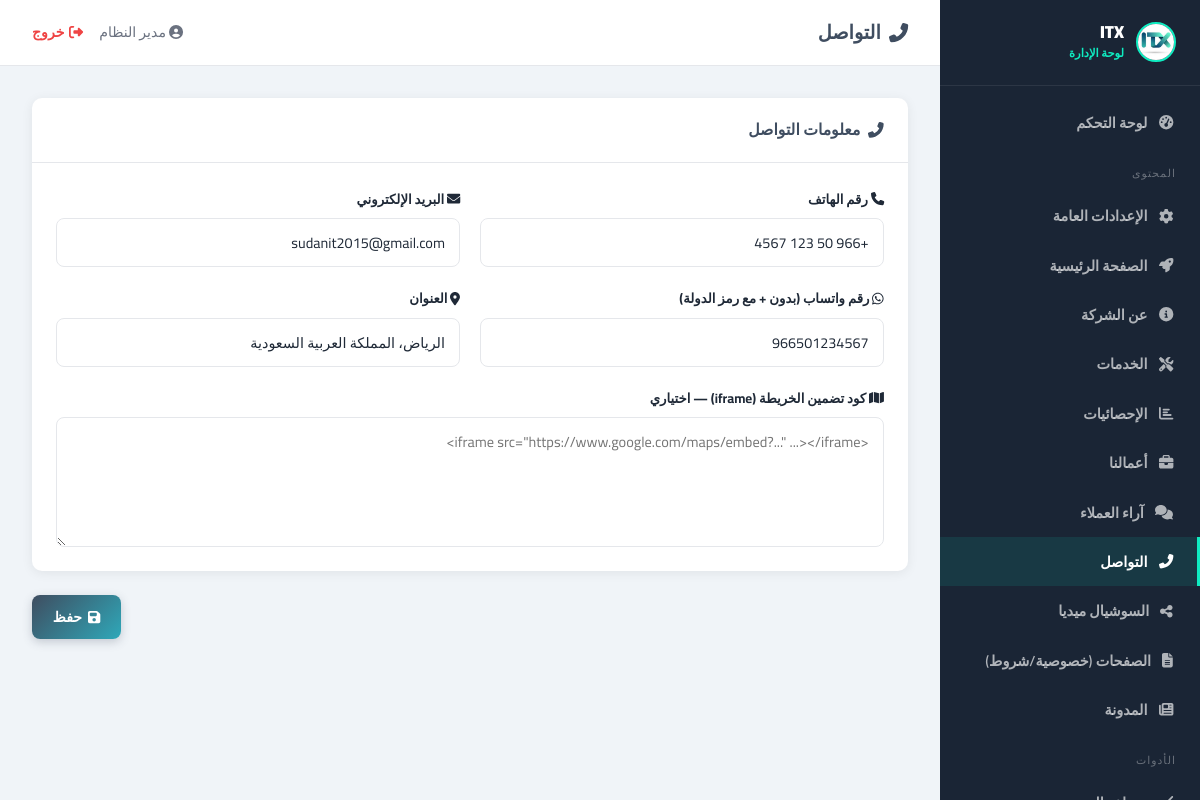
The app's page /admin/index.php?page=contact (signed in) with its own data.
### tables this page shows
CREATE TABLE IF NOT EXISTS `contact_info` (
  `id` int NOT NULL DEFAULT '1',
  `phone` varchar(60) DEFAULT NULL,
  `email` varchar(160) DEFAULT NULL,
  `address` varchar(350) DEFAULT NULL,
  `whatsapp` varchar(60) DEFAULT NULL,
  `map_embed` text,
  `updated_at` timestamp NULL DEFAULT CURRENT_TIMESTAMP ON UPDATE CURRENT_TIMESTAMP,
  PRIMARY KEY (`id`)
);

### admin/index.php (called while the page is built, shortened)
<?php
require_once __DIR__ . '/includes/auth.php';
require_once __DIR__ . '/includes/layout.php';
$page = $_GET['page'] ?? 'dashboard';
require_once __DIR__ . "/pages/{$page}.php";

### config/db.php (called while the page is built, shortened)
<?php
function getDB(): PDO
{
    static $pdo = null;
    if ($pdo === null) {
        $dsn = sprintf(
            'mysql:host=%s;dbname=%s;charset=%s',
            DB_HOST, DB_NAME, DB_CHARSET
        );
        $pdo = new PDO($dsn, DB_USER, DB_PASS, [
            PDO::ATTR_ERRMODE            => PDO::ERRMODE_EXCEPTION,
            PDO::ATTR_DEFAULT_FETCH_MODE => PDO::FETCH_ASSOC,
            PDO::ATTR_EMULATE_PREPARES   => false,
        ]);
    }
    return $pdo;
}

### admin/includes/auth.php (called while the page is built, shortened)
<?php
require_once ROOT_PATH . '/config/db.php';
function e(string $s): string {
    return htmlspecialchars($s ?? '', ENT_QUOTES, 'UTF-8');
}
function db_row(string $sql, array $params = []): array {
    $s = getDB()->prepare($sql);
    $s->execute($params);
    return $s->fetch() ?: [];
}

### admin/pages/contact.php (the view, shortened to what this page needs)
<?php
$c = db_row("SELECT * FROM contact_info WHERE id=1") ?: [];
?>
<form method="POST">
<div class="card">
  <div class="card-head"><h2><i class="fas fa-phone-alt"></i> معلومات التواصل</h2></div>
  <div class="card-body">
    <div class="form-grid">
      <div class="fg">
        <label><i class="fas fa-phone"></i> رقم الهاتف</label>
        <input type="text" name="phone" value="<?= e($c['phone'] ?? '') ?>" placeholder="+966 50 123 4567">
      </div>
      <div class="fg">
        <label><i class="fas fa-envelope"></i> البريد الإلكتروني</label>
        <input type="email" name="email" value="<?= e($c['email'] ?? '') ?>">
      </div>
      <div class="fg">
        <label><i class="fab fa-whatsapp"></i> رقم واتساب (بدون + مع رمز الدولة)</label>
        <input type="text" name="whatsapp" value="<?= e($c['whatsapp'] ?? '') ?>" placeholder="966501234567">
      </div>
      <div class="fg">
        <label><i class="fas fa-map-marker-alt"></i> العنوان</label>
        <input type="text" name="address" value="<?= e($c['address'] ?? '') ?>" placeholder="الرياض، المملكة العربية السعودية">
      </div>
      <div class="fg full">
        <label><i class="fas fa-map"></i> كود تضمين الخريطة (iframe) — اختياري</label>
        <textarea name="map_embed" rows="4" placeholder='<iframe src="https://www.google.com/maps/embed?..." ...></iframe>'><?= e($c['map_embed'] ?? '') ?></textarea>
      </div>
    </div>
  </div>
</div>
<div style="text-align:left">
  <button type="submit" class="btn btn-primary"><i class="fas fa-save"></i> حفظ</button>
</div>
</form>

### admin/assets/admin.css (style rules this page uses)
:root { --sb-bg: #1a2535; --sb-w: 260px; --accent: #0FECC1; --primary: #3F4D60; --secondary: #2FA8B9; --bg: #f0f4f8; --card: #fff; --border: #e5e7eb; --txt: #1f2937; --muted: #6b7280; --success: #10b981; --danger: #ef4444; --warning: #f59e0b; --info: #3b82f6; --radius: 10px; --shadow: 0 2px 12px rgba(0,0,0,0.07); }
* { margin:0;padding:0;box-sizing:border-box }
body { font-family:'Cairo',sans-serif;background:var(--bg);color:var(--txt);direction:rtl;min-height:100vh }
.card { background:var(--card);border-radius:var(--radius);box-shadow:var(--shadow);margin-bottom:1.5rem;overflow:hidden }
.card-head { padding:1.1rem 1.5rem;border-bottom:1px solid var(--border); display:flex;justify-content:space-between;align-items:center; }
.card-head h2 { font-size:.98rem;color:var(--primary);font-weight:700;display:flex;align-items:center;gap:.5rem }
.card-body { padding:1.5rem }
.form-grid { display:grid;grid-template-columns:1fr 1fr;gap:1.2rem }
.fg { display:flex;flex-direction:column;gap:.4rem }
.fg.full { grid-column:1/-1 }
.fg label { font-size:.83rem;font-weight:700;color:var(--txt) }
.fg input,.fg textarea,.fg select { padding:.62rem .9rem;border:1.5px solid var(--border);border-radius:8px; font-family:'Cairo',sans-serif;font-size:.9rem;color:var(--txt); background:#fff;transition:border-color .2s,box-shadow .2s;width:100%; }
.fg textarea { resize:vertical;min-height:110px }
.btn { padding:.58rem 1.3rem;border:none;border-radius:8px; font-family:'Cairo',sans-serif;font-size:.88rem;font-weight:700; cursor:pointer;transition:all .2s; display:inline-flex;align-items:center;gap:.4rem;text-decoration:none; }
.btn-primary { background:linear-gradient(135deg,var(--primary),var(--secondary));color:#fff;box-shadow:0 3px 10px rgba(63,77,96,.25) }

### records on screen
contact_info: phone "+966 50 123 4567", email "sudanit2015@gmail.com", whatsapp "966501234567", address "الرياض، المملكة العربية السعودية"

### other values on screen
$siteName "ITX"
$item['l'] "لوحة التحكم"
$item['l'] "المحتوى"
$item['l'] "الإعدادات العامة"
$item['l'] "الصفحة الرئيسية"
$item['l'] "عن الشركة"
$item['l'] "الخدمات"
$item['l'] "الإحصائيات"
$item['l'] "أعمالنا"
$item['l'] "آراء العملاء"
$item['l'] "التواصل"
$item['l'] "السوشيال ميديا"
$item['l'] "الصفحات (خصوصية/شروط)"
$item['l'] "المدونة"
$item['l'] "الأدوات"
